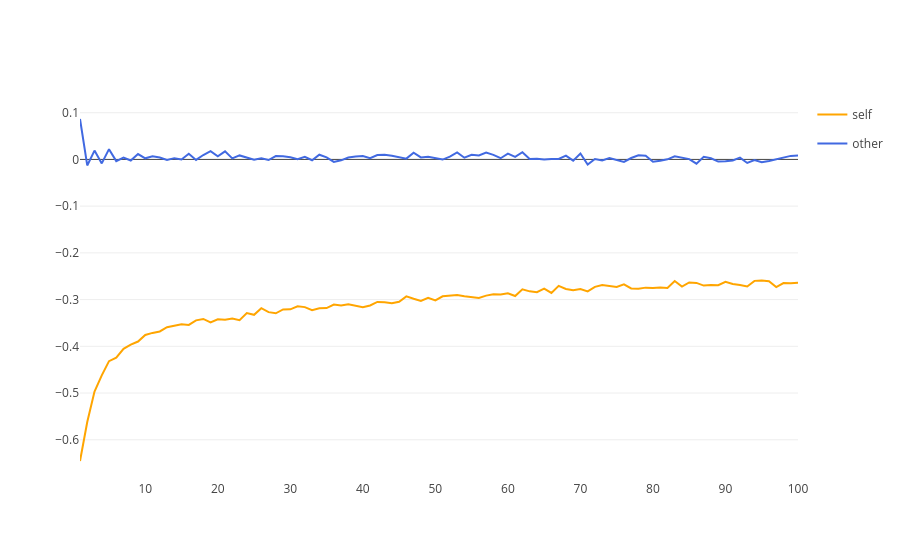

Write notebook code for a chart like this one.
### Code cell
sel = df0['self'] == 1
fig.add_trace(
    go.Scatter(
        x=df0['turn_delta'].loc[sel & sel_1].values,
        y = df0['resid'].loc[sel & sel_1].values,
        mode='lines',
        name='self',
        showlegend=True,
        legendgroup='self',
        line = dict(
            color='orange'
        )
    )
)

sel = df0['self'] == 0
fig.add_trace(
    go.Scatter(
        x=df0['turn_delta'].loc[sel & sel_1].values,
        y = df0['resid'].loc[sel & sel_1].values,
        mode='lines',
        name='other',
        showlegend=True,
        legendgroup='other',
        line = dict(
            color='royalblue'
        )
    )
)

fig.update_layout(template='xgridoff')
